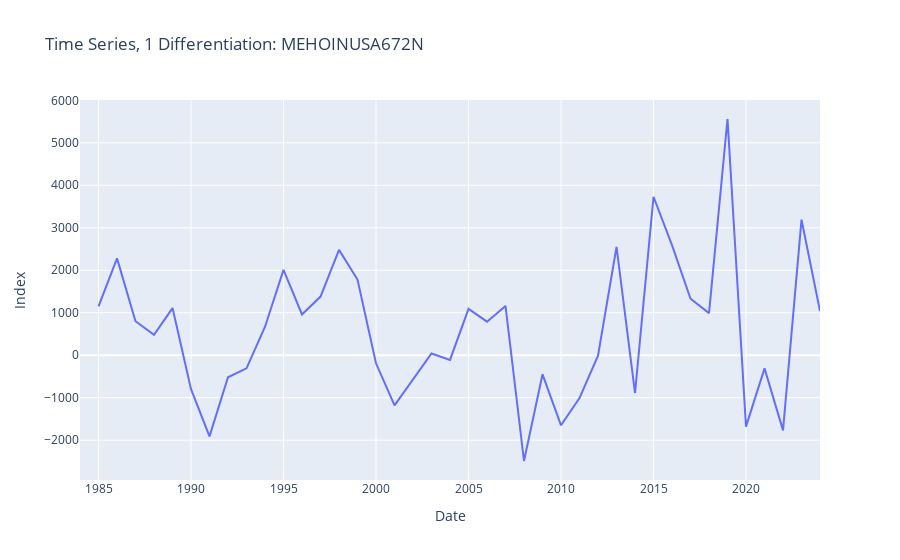

The notebook cell saved with this chart:
### Code cell
fig = px.line(df, x=df.index, y='diff_1', title=f'Time Series, 1 Differentiation: {series_id}')
fig.update_layout(
    xaxis_title='Date',
    yaxis_title='Index',
)
fig.show()
